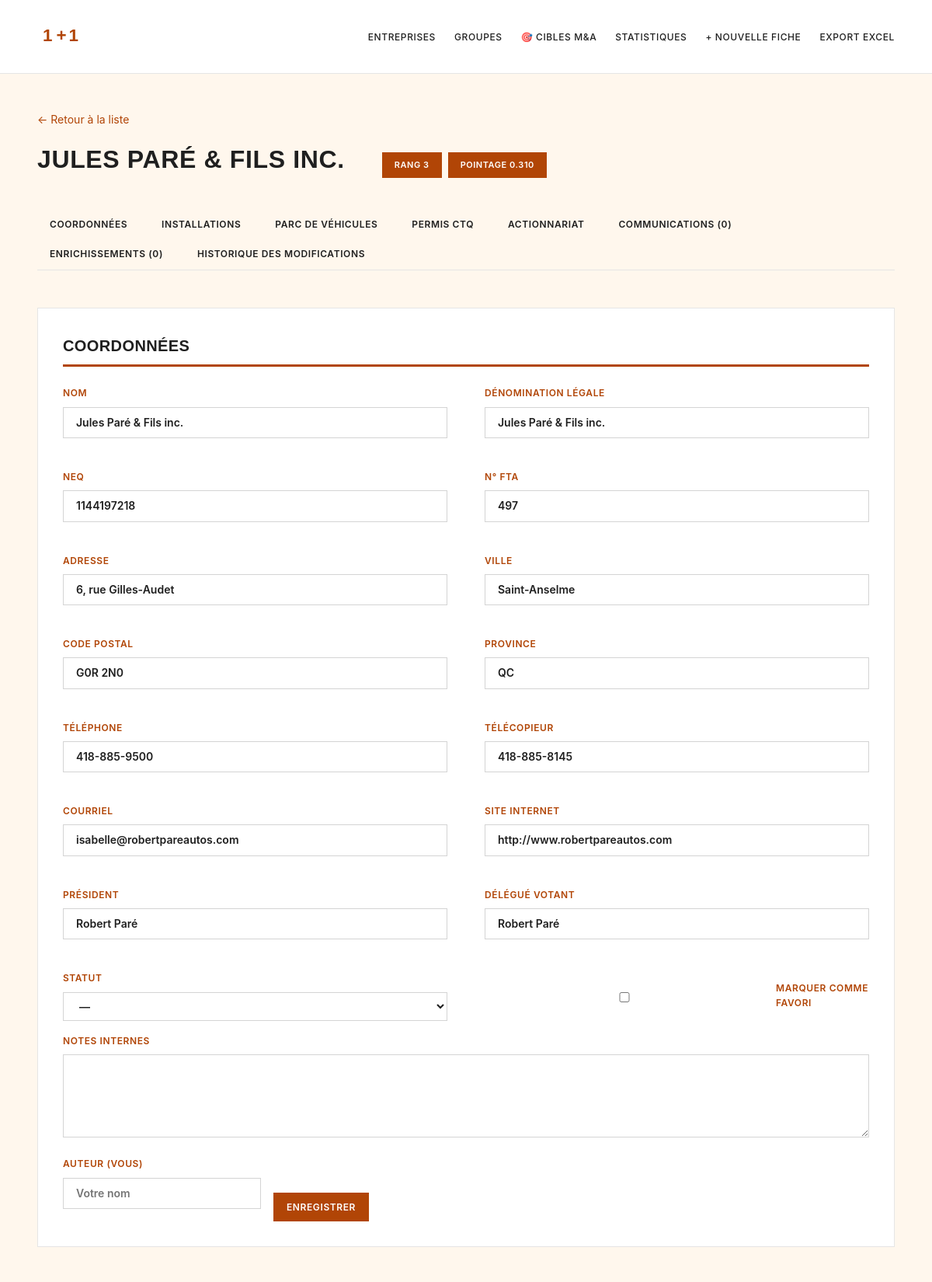
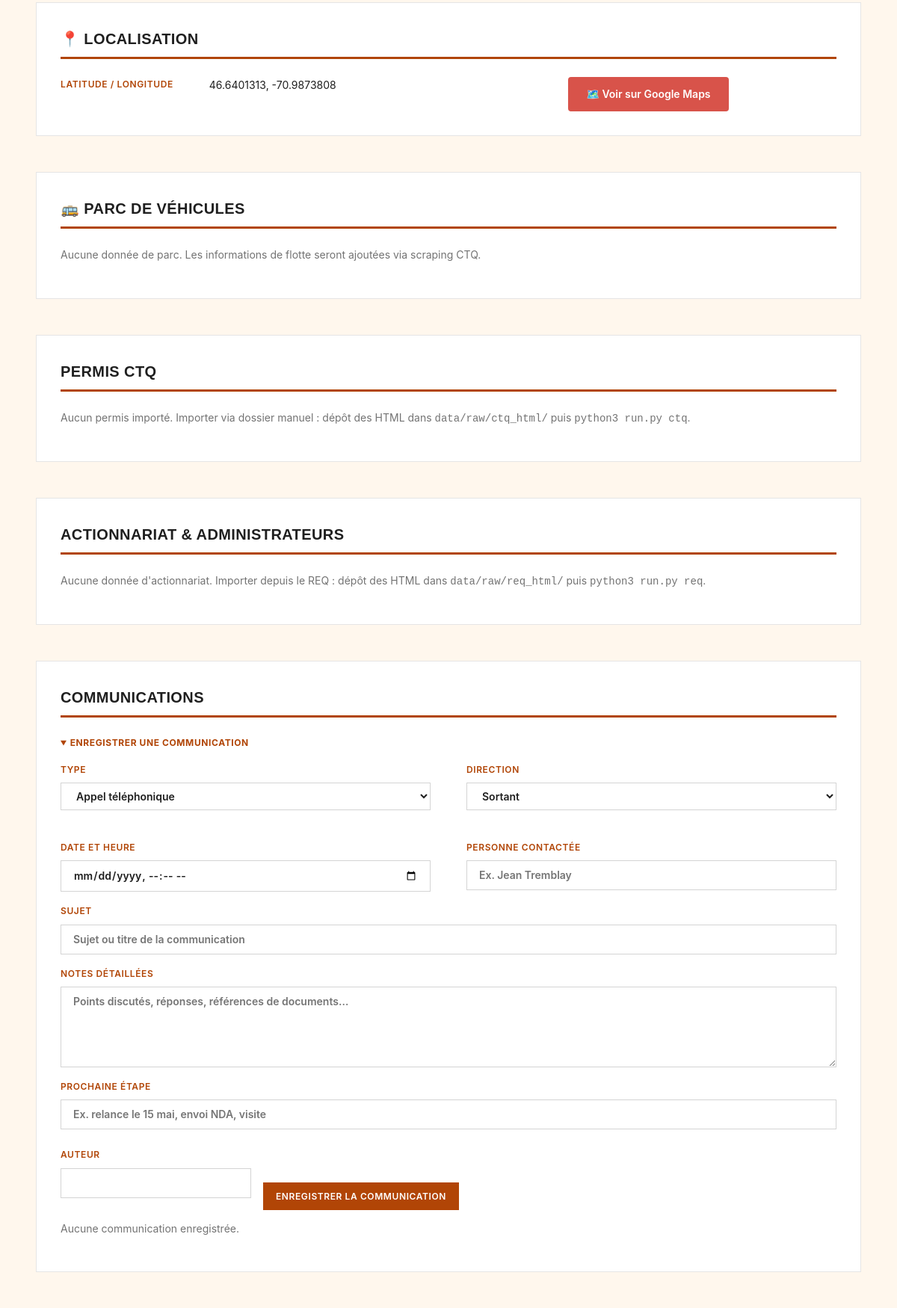
The app's page /op/162 (upper part) with its own data (2 pictures, top to bottom).
### tables this page shows
CREATE TABLE operators (
    id              INTEGER PRIMARY KEY AUTOINCREMENT,
    fta_no          TEXT UNIQUE,
    name            TEXT NOT NULL,
    legal_name      TEXT,
    neq             TEXT,
    address         TEXT,
    city            TEXT,
    postal          TEXT,
    province        TEXT,
    phone           TEXT,
    fax             TEXT,
    email           TEXT,
    website         TEXT,
    president       TEXT,
    delegue_votant  TEXT,
    lat             REAL,
    lng             REAL,
    place_id        TEXT,
    group_id        INTEGER REFERENCES groups(id),
    group_reason    TEXT,            -- why assigned to this group
    notes           TEXT,
    created_at      TEXT DEFAULT CURRENT_TIMESTAMP,
    updated_at      TEXT DEFAULT CURRENT_TIMESTAMP
, status TEXT, owner_flag INTEGER, last_contact_at TEXT);

CREATE TABLE scores (
    operator_id         INTEGER PRIMARY KEY REFERENCES operators(id) ON DELETE CASCADE,
    size_score          REAL,
    independence_score  REAL,
    clarity_score       REAL,
    succession_score    REAL,
    ma_fit_score        REAL,
    rank                INTEGER,
    rationale           TEXT,
    scored_at           TEXT DEFAULT CURRENT_TIMESTAMP
);

### src/webapp.py (the view)
@app.route("/op/<int:op_id>")
def op_detail(op_id: int):
    db = get_db()
    op = db.execute("""
        SELECT o.*, g.name AS group_name, g.kind AS group_kind,
               g.is_excluded AS group_excluded,
               s.rank, s.ma_fit_score, s.size_score, s.independence_score,
               s.clarity_score, s.succession_score, s.rationale
        FROM operators o
        LEFT JOIN groups g ON o.group_id = g.id
        LEFT JOIN scores s ON s.operator_id = o.id
        WHERE o.id = ?
    """, (op_id,)).fetchone()
    if not op:
        abort(404)
    facility = db.execute(
        "SELECT * FROM facility WHERE operator_id=? ORDER BY id DESC LIMIT 1",
        (op_id,)).fetchone()
    fleet = db.execute(
        "SELECT * FROM fleet WHERE operator_id=? ORDER BY id DESC",
        (op_id,)).fetchall()
    permits = db.execute(
        "SELECT * FROM permits WHERE operator_id=? ORDER BY permit_type",
        (op_id,)).fetchall()
    ownership = db.execute(
        "SELECT * FROM ownership WHERE operator_id=? ORDER BY role, entity_name",
        (op_id,)).fetchall()
    comms = db.execute(
        "SELECT * FROM communications WHERE operator_id=? "
        "ORDER BY occurred_at DESC, id DESC", (op_id,)).fetchall()
    enrichments = db.execute(
        "SELECT * FROM enrichments WHERE operator_id=? "
        "ORDER BY created_at DESC", (op_id,)).fetchall()
    edits = db.execute(
        "SELECT * FROM edit_log WHERE operator_id=? "
        "ORDER BY created_at DESC LIMIT 50", (op_id,)).fetchall()
    return render_template("op_detail.html",
                           op=op, facility=facility, fleet=fleet,
                           permits=permits, ownership=ownership,
                           comms=comms, enrichments=enrichments, edits=edits)

### src/templates/op_detail.html (shortened to what this page needs)
{% extends "base.html" %}
{% block content %}
<p class="muted"><a href="{{ url_for('index') }}">← Retour à la liste</a></p>
<header class="op-header">
  <h1>
    {{ op['name'] }}
  </h1>
  <div class="badges">
    {% if op['rank'] %}<span class="badge">Rang {{ op['rank'] }}</span>{% endif %}
    {% if op['ma_fit_score'] is not none %}
      <span class="badge">Pointage {{ '%.3f' % op['ma_fit_score'] }}</span>
    {% endif %}
  </div>
</header>
<nav class="tabs">
  <a href="#coordonnees">Coordonnées</a>
  <a href="#installations">Installations</a>
  <a href="#fleet">Parc de véhicules</a>
  <a href="#permis">Permis CTQ</a>
  <a href="#actionnariat">Actionnariat</a>
  <a href="#communications">Communications ({{ comms|length }})</a>
  <a href="#enrichissements">Enrichissements ({{ enrichments|length }})</a>
  <a href="#historique">Historique des modifications</a>
</nav>
<section id="coordonnees" class="card">
  <h2>Coordonnées</h2>
  <form method="post" action="{{ url_for('op_edit', op_id=op['id']) }}">
    <div class="grid2">
      <label>Nom
        <input name="name" value="{{ op['name'] or '' }}" required>
      </label>
      <label>Dénomination légale
        <input name="legal_name" value="{{ op['legal_name'] or '' }}">
      </label>
      <label>NEQ
        <input name="neq" value="{{ op['neq'] or '' }}" pattern="\d{10}" maxlength="10">
      </label>
      <label>N° FTA
        <input value="{{ op['fta_no'] or '' }}" disabled>
      </label>
      <label>Adresse
        <input name="address" value="{{ op['address'] or '' }}">
      </label>
      <label>Ville
        <input name="city" value="{{ op['city'] or '' }}">
      </label>
      <label>Code postal
        <input name="postal" value="{{ op['postal'] or '' }}">
      </label>
      <label>Province
        <input name="province" value="{{ op['province'] or 'QC' }}">
      </label>
      <label>Téléphone
        <input name="phone" value="{{ op['phone'] or '' }}">
      </label>
      <label>Télécopieur
        <input name="fax" value="{{ op['fax'] or '' }}">
      </label>
      <label>Courriel
        <input name="email" type="email" value="{{ op['email'] or '' }}">
      </label>
      <label>Site Internet
        <input name="website" value="{{ op['website'] or '' }}">
      </label>
      <label>Président
        <input name="president" value="{{ op['president'] or '' }}">
      </label>
      <label>Délégué votant
        <input name="delegue_votant" value="{{ op['delegue_votant'] or '' }}">
      </label>
      <label>Statut
        <select name="status">
          <option value="">—</option>
        </select>
      </label>
      <label class="check">
        <input type="checkbox" name="owner_flag" value="1" {% if op['owner_flag'] %}checked{% endif %}>
        Marquer comme favori
      </label>
    </div>
    <label>Notes internes
      <textarea name="notes" rows="4">{{ op['notes'] or '' }}</textarea>
    </label>
    <div class="row">
      <label>Auteur (vous)
        <input name="author" value="{{ author }}" placeholder="Votre nom" required>
      </label>
      <button type="submit">Enregistrer</button>
    </div>
  </form>
</section>
<section id="installations" class="card">
  <h2>📍 Localisation</h2>
  {% if op['lat'] and op['lng'] %}
    <div style="display: flex; gap: 2rem; align-items: flex-start;">
      <dl class="kv" style="flex: 1;">
        <dt>Latitude / Longitude</dt>
        <dd>{{ op['lat'] }}, {{ op['lng'] }}</dd>
      </dl>
      <div style="flex: 1; text-align: center;">
        <a href="https://maps.google.com/?q={{ op['lat'] }},{{ op['lng'] }}" target="_blank" style="display: inline-block; padding: 0.75rem 1.5rem; background: #d8534a; color: white; border-radius: 4px; text-decoration: none; font-weight: 600;">
          🗺️ Voir sur Google Maps
        </a>
      </div>
    </div>
  {% else %}
    <p class="muted">Coordonnées géographiques non disponibles.</p>
  {% endif %}
</section>
<section id="fleet" class="card">
  <h2>🚌 Parc de véhicules</h2>
  {% if fleet %}
    {% set latest_fleet = fleet[0] %}
    <div style="display: grid; grid-template-columns: repeat(2, 1fr); gap: 1rem;">
      <div style="background: #f5f5f5; padding: 1rem; border-radius: 4px;">
        <div style="font-size: 32px; font-weight: bold; color: #d8534a;">{{ latest_fleet['buses_scolaire'] or 0 }}</div>
        <div style="font-size: 12px; color: #666; margin-top: 0.25rem;">Autobus scolaires</div>
      </div>
      <div style="background: #f5f5f5; padding: 1rem; border-radius: 4px;">
        <div style="font-size: 32px; font-weight: bold; color: #d8534a;">{{ latest_fleet['buses_coach'] or 0 }}</div>
        <div style="font-size: 12px; color: #666; margin-top: 0.25rem;">Autobus nolisés/interurbains</div>
      </div>
      <div style="background: #f5f5f5; padding: 1rem; border-radius: 4px;">
        <div style="font-size: 32px; font-weight: bold; color: #d8534a;">{{ latest_fleet['buses_adapte'] or 0 }}</div>
        <div style="font-size: 12px; color: #666; margin-top: 0.25rem;">Transport adapté</div>
      </div>
      <div style="background: #f5f5f5; padding: 1rem; border-radius: 4px;">
        <div style="font-size: 32px; font-weight: bold; color: #d8534a;">{{ latest_fleet['buses_urbain'] or 0 }}</div>
        <div style="font-size: 12px; color: #666; margin-top: 0.25rem;">Transport urbain</div>
      </div>
    </div>
    <div style="margin-top: 1rem; padding: 0.75rem; background: #e8f4f8; border-left: 3px solid #0066cc; font-size: 14px;">
      <strong>Total :</strong> {{ latest_fleet['total'] or 0 }} véhicules
      <br><span style="font-size: 12px; color: #666;">Source : {{ latest_fleet['source'] }} — Mise à jour : {{ latest_fleet['as_of_date'] or '—' }}</span>
    </div>
  {% else %}
    <p class="muted">Aucune donnée de parc. Les informations de flotte seront ajoutées via scraping CTQ.</p>
  {% endif %}
</section>
<section id="permis" class="card">
  <h2>Permis CTQ</h2>
  {% if permits %}
    <table class="grid">
      <thead><tr><th>Type</th><th>N° permis</th><th>Véhicules déclarés</th><th>Statut</th></tr></thead>
      <tbody>
      {% for p in permits %}
        <tr>
          <td>{{ PERMIT_LABELS.get(p['permit_type'], p['permit_type']) }}</td>
          <td>{{ p['permit_no'] or '—' }}</td>
          <td class="num">{{ p['declared_vehicles'] or '—' }}</td>
          <td>{{ p['status'] or '—' }}</td>
        </tr>
      {% endfor %}
      </tbody>
    </table>
  {% else %}
    <p class="muted">Aucun permis importé. Importer via dossier manuel :
      dépôt des HTML dans <code>data/raw/ctq_html/</code> puis
      <code>python3 run.py ctq</code>.</p>
  {% endif %}
</section>
<section id="actionnariat" class="card">
  <h2>Actionnariat &amp; administrateurs</h2>
  {% if ownership %}
    <table class="grid">
      <thead><tr><th>Rôle</th><th>Nom</th><th>Type</th><th>% détenu</th><th>Source</th></tr></thead>
      <tbody>
      {% for o in ownership %}
        <tr>
          <td>{{ o['role'] }}</td>
          <td>{{ o['entity_name'] }}</td>
          <td>{{ o['entity_type'] or '—' }}</td>
          <td class="num">{{ (o['pct'] ~ ' %') if o['pct'] else '—' }}</td>
          <td class="muted small">{{ o['source'] }}</td>
        </tr>
      {% endfor %}
      </tbody>
    </table>
  {% else %}
    <p class="muted">Aucune donnée d'actionnariat. Importer depuis le REQ :
      dépôt des HTML dans <code>data/raw/req_html/</code> puis
      <code>python3 run.py req</code>.</p>
  {% endif %}
</section>
<section id="communications" class="card">
  <h2>Communications</h2>
  <details open>
    <summary><strong>Enregistrer une communication</strong></summary>
    <form method="post" action="{{ url_for('comm_add', op_id=op['id']) }}">
      <div class="grid2">
        <label>Type
          <select name="kind">
            {% for v, lbl in COMM_KIND_CHOICES %}
              <option value="{{v}}">{{lbl}}</option>
            {% endfor %}
          </select>
        </label>
        <label>Direction
          <select name="direction">
            {% for v, lbl in COMM_DIR_CHOICES %}<option value="{{v}}">{{lbl}}</option>{% endfor %}
          </select>
        </label>
        <label>Date et heure
          <input type="datetime-local" name="occurred_at">
        </label>
        <label>Personne contactée
          <input name="contact" placeholder="Ex. Jean Tremblay">
        </label>
      </div>
      <label>Sujet
        <input name="subject" placeholder="Sujet ou titre de la communication">
      </label>
      <label>Notes détaillées
        <textarea name="notes" rows="4"
          placeholder="Points discutés, réponses, références de documents…"></textarea>
      </label>
      <label>Prochaine étape
        <input name="next_step" placeholder="Ex. relance le 15 mai, envoi NDA, visite">
      </label>
      <div class="row">
        <label>Auteur
          <input name="author" value="{{ author }}" required>
        </label>
        <button type="submit">Enregistrer la communication</button>
      </div>
    </form>
  </details>
  {% if comms %}
    <ul class="timeline">
      {% for c in comms %}
        <li>
          <div class="timeline-head">
            <strong>{{ dict(COMM_KIND_CHOICES).get(c['kind'], c['kind']) }}</strong>
            <span class="muted small">· {{ c['direction'] or '' }} · {{ c['occurred_at'] }}</span>
            {% if c['contact'] %}<span class="muted small">· {{ c['contact'] }}</span>{% endif %}
            <span class="muted small">· par {{ c['author'] or '—' }}</span>
          </div>
          {% if c['subject'] %}<div><em>{{ c['subject'] }}</em></div>{% endif %}
          {% if c['notes'] %}<div class="pre">{{ c['notes'] }}</div>{% endif %}
          {% if c['next_step'] %}<div>→ <strong>Prochaine étape :</strong> {{ c['next_step'] }}</div>{% endif %}
          <form method="post" action="{{ url_for('comm_delete', cid=c['id']) }}"
                onsubmit="return confirm('Supprimer cette communication ?')">
            <button class="btn-ghost small" type="submit">Supprimer</button>
          </form>
        </li>
      {% endfor %}
    </ul>
  {% else %}
    <p class="muted">Aucune communication enregistrée.</p>
  {% endif %}
</section>
{% endblock %}

### records on screen
operators: name "JULES PARÉ & FILS INC.", name "Jules Paré & Fils inc.", legal_name "Jules Paré & Fils inc.", neq "1144197218", fta_no "497", address "6, rue Gilles-Audet", city "Saint-Anselme", postal "G0R 2N0", province "QC", phone "418-885-9500", fax "418-885-8145", email "isabelle@robertpareautos.com", website "http://www.robertpareautos.com", president "Robert Paré", delegue_votant "Robert Paré", lat "46.6401313", lng "-70.9873808"
scores: rank "3", ma_fit_score "0.310"

### other values on screen
{{ comms|length }} "0"
{{ enrichments|length }} "0"
form field kind "Appel téléphonique"
form field direction "Sortant"
